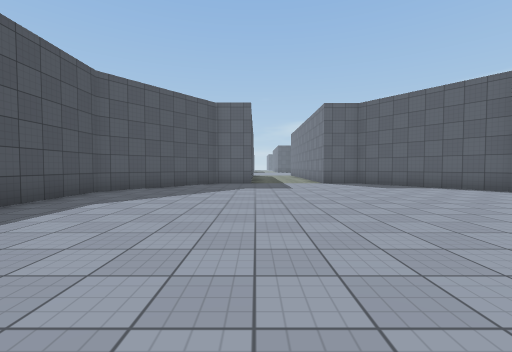
View 1 (above)

18 first-person views from a walk through a 3-D level made in the Unity game engine. The camera is 1.3 m above the floor, tilts 2° down and sees 90° across. The floor is counted in squares, 2 m on a side. Each view is taken from the middle of a square. On the plan, view 1 faces up. The plan holds only what a view shows up to about 9 squares ahead; the rest is blank. The place goes on beyond the plan. Surface patterns are stand-ins for the level's own textures.

View 2
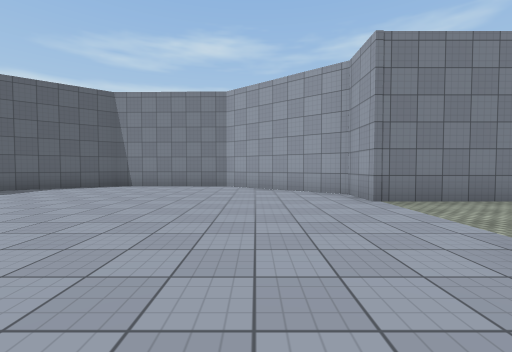

View 3
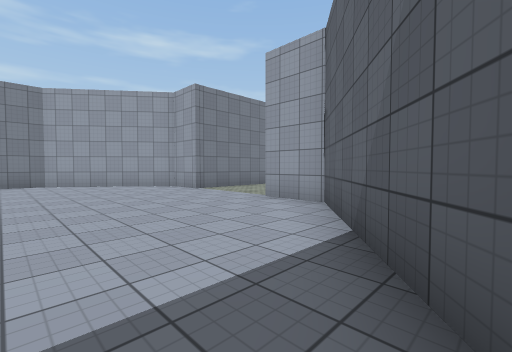

View 4
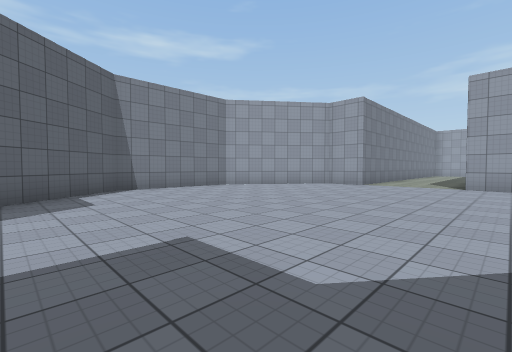

View 5
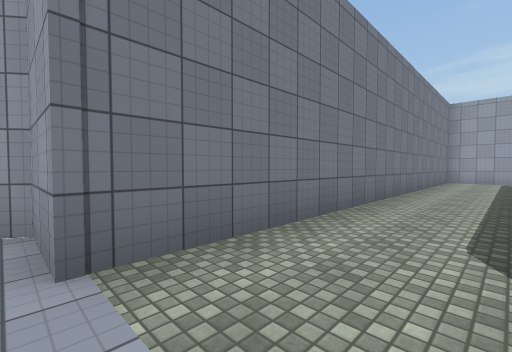

View 6
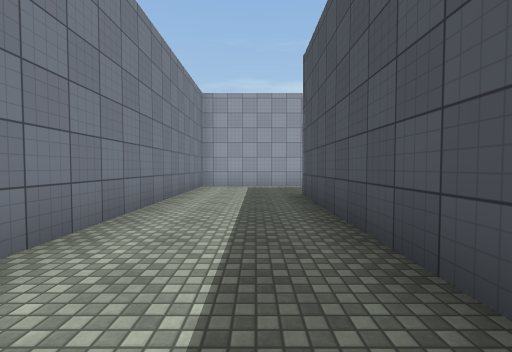

View 7
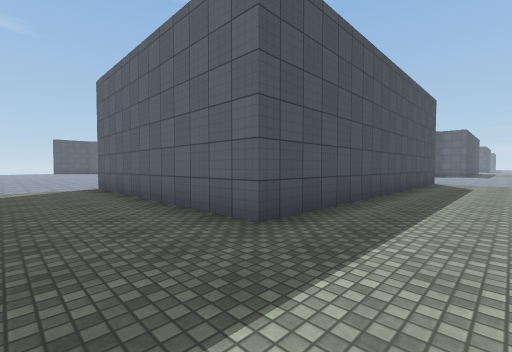

View 8
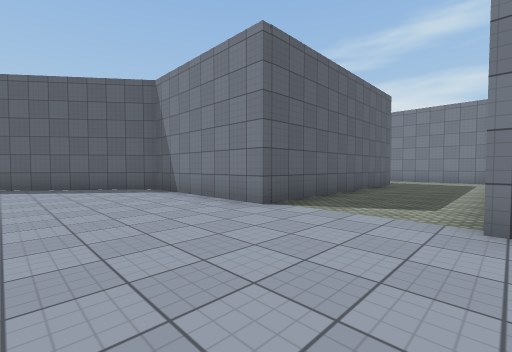

View 9
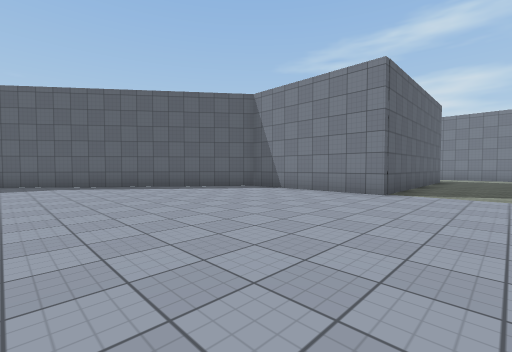

View 10
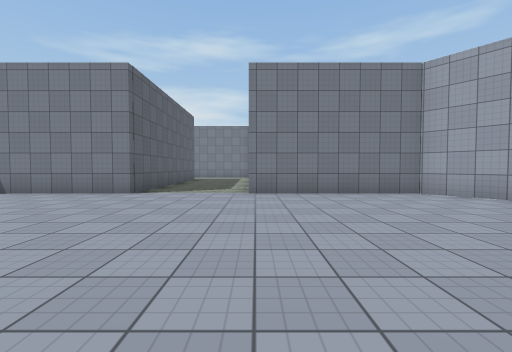

View 11
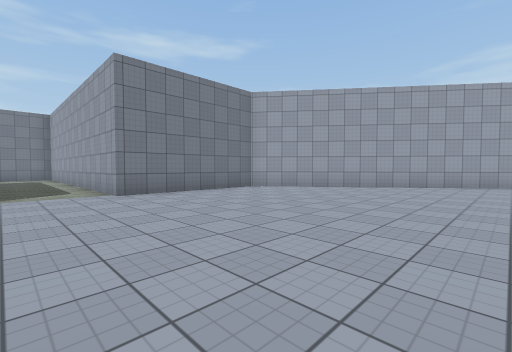

View 12
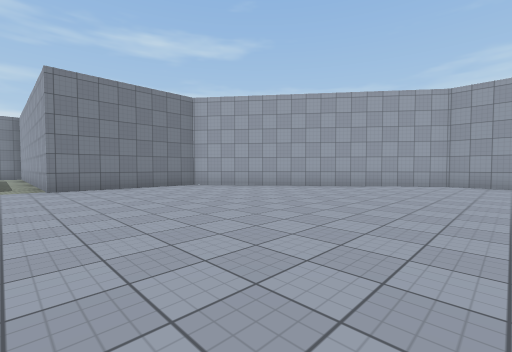

View 13
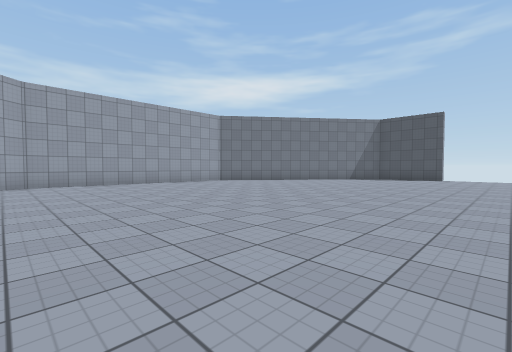

View 14
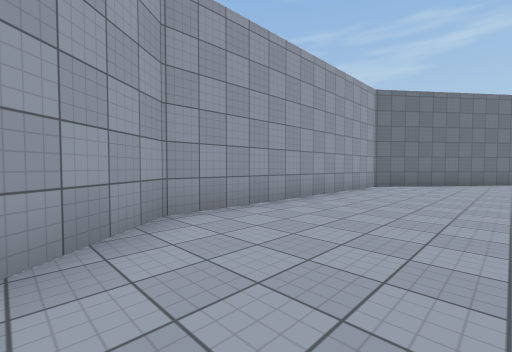

View 15
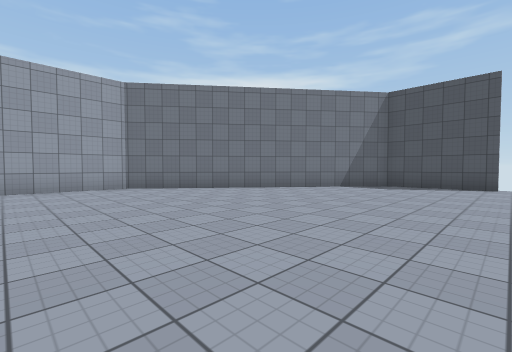

View 16
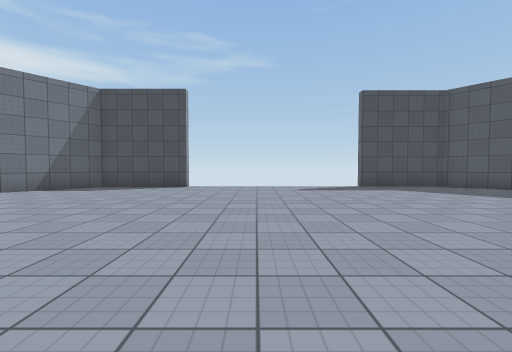

View 17
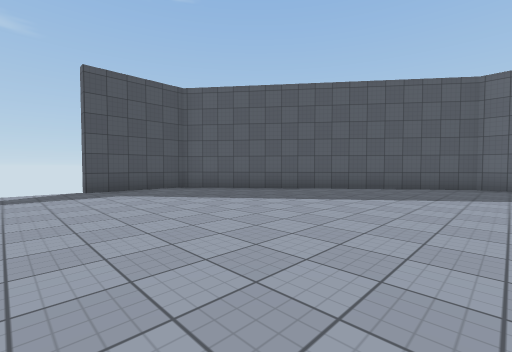

View 18
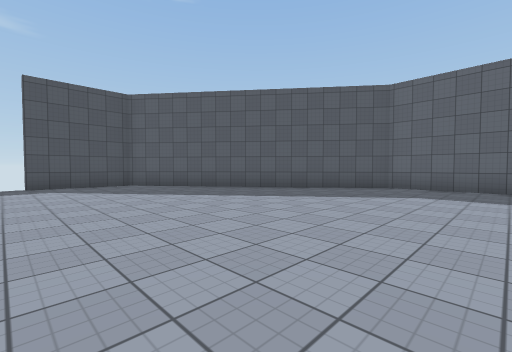

### Floor plan
Points are (right, up) in squares from view 1. A wall is a line through its corners. A room is listed if a view was taken in it or the views show most of it. See-through windows are left out.
Room 1 (views 1, 2, 3, 4, 5)
walls: (-2.3, 9.1) (-4.2, 6.7) (-4.2, 4.1); (-4, 3) (-1.6, -0.2) (0, -0.2); (2.8, -0.2) (4.1, -0.2) (6.6, 3) (6.7, 6.8) (4.9, 9)
ways out: opening at (1.5, -0.5) to room 2
Room 2 (views 6, 7, 8, 9, 10, 11, 12, 13, 14, 15, 16, 17, 18)
walls: (-17.9, -0.6) (-20.7, -0.5) (-27.5, -5.8) (-27.5, -8.6); (-27.5, -14.1) (-27.5, -16.9) (-20.7, -22.2) (-13.5, -22.2) (-6.8, -17) (-6.8, -12.8) (2.8, -12.8) (2.8, -0.2); (-0.1, -1.2) (-0.1, -9.9) (-6.8, -9.9) (-6.8, -5.6) (-13.1, -0.7)
ways out: opening at (1.5, -0.5) to room 1

Positions as (right, up) in squares from view 1, and headings:
1: (0, 0), facing up
2: (-2, 2), facing right
3: (-4, 4), facing down-right
4: (-1, 9), facing down-right
5: (1, 0), facing down-right
6: (1, -4), facing down
7: (2, -12), facing up-left
8: (-10, -13), facing up-right
9: (-13, -12), facing up-right
10: (-13, -13), facing right
11: (-13, -11), facing down-right
12: (-15, -12), facing down-right
13: (-13, -12), facing down-left
14: (-12, -19), facing down-left
15: (-18, -14), facing down-left
16: (-19, -12), facing left
17: (-20, -10), facing up-left
18: (-18, -9), facing up-left
